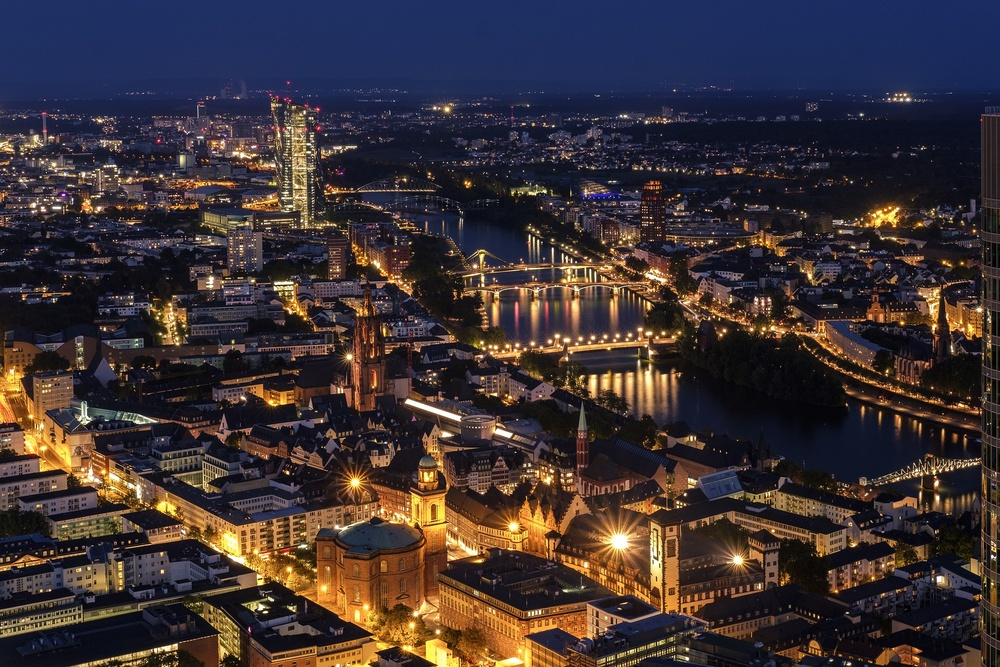
#> input picture _images/ville.jpg, 1000 x 667 px, shrunk from 1920 x 1280 before the run
$ python code.py
#> lines starting #> are read from the running program, lines starting #| are printed output that depends on the picture
from PIL import Image
from PIL import ImageDraw
from PIL import ImageFont

im = Image.open("../../_images/ville.jpg")
#> im is the input picture: PIL image 1000x667 RGB; mean R, G, B 61.5, 51, 53
font_path = "../../_utils/roboto.ttf"


def copyright(image, texte, opacity=1.0, rotation=30):
#> called with texte = 'Thibault', opacity = 0.5, rotation = -30
    image = image.convert("RGBA")
    texte_image = Image.new("RGBA", image.size, (255, 255, 255, 0))

    fontsize = 1
    font = ImageFont.truetype(font_path, fontsize)
    while font.getsize(texte)[0] < image.size[0]:
        fontsize += 1
        font = ImageFont.truetype(font_path, fontsize)
#> after the loop, fontsize = 277

    text_height = font.getsize(texte)[1]
#> text_height = 260
    pos = (0, (image.size[1] / 2) - (text_height / 2))
#> pos = (0, 203.5)

    d = ImageDraw.Draw(texte_image)
    d.text(pos, texte, fill=(255, 255, 255, round(opacity * 255)), font=font)

    texte_image = texte_image.rotate(rotation)

    return Image.alpha_composite(image, texte_image)
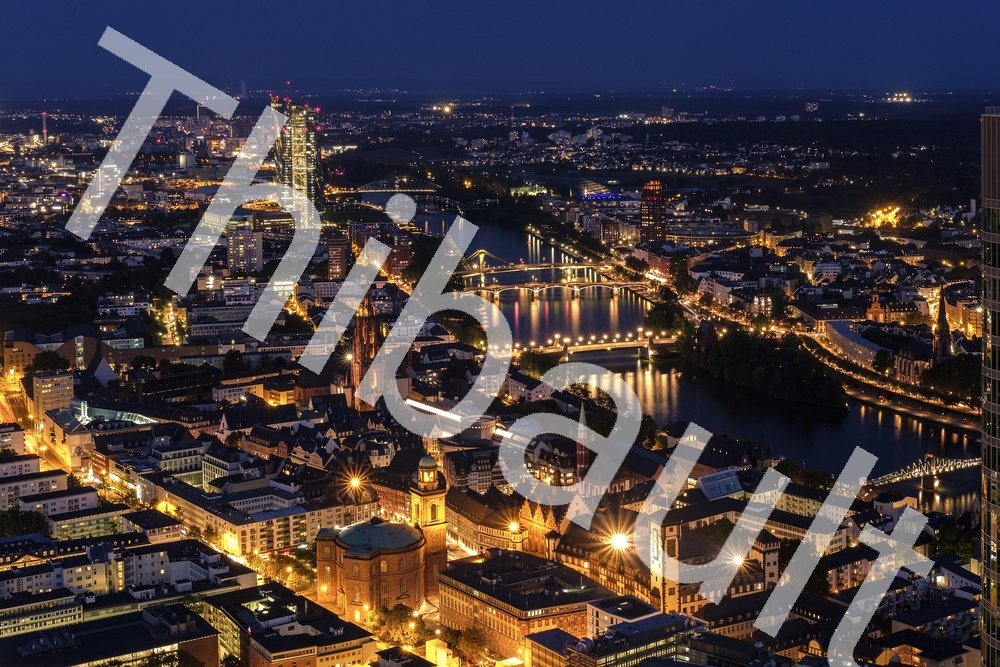
#> returned value: PIL image 1000x667 RGBA; mean R, G, B, A 70.3, 60.4, 62.6, 255


im_copyright = copyright(im, "Thibault", opacity=0.5, rotation=-30)
im_copyright.show()

$ run again, with _images/noiretblanc.jpg copied over _images/ville.jpg
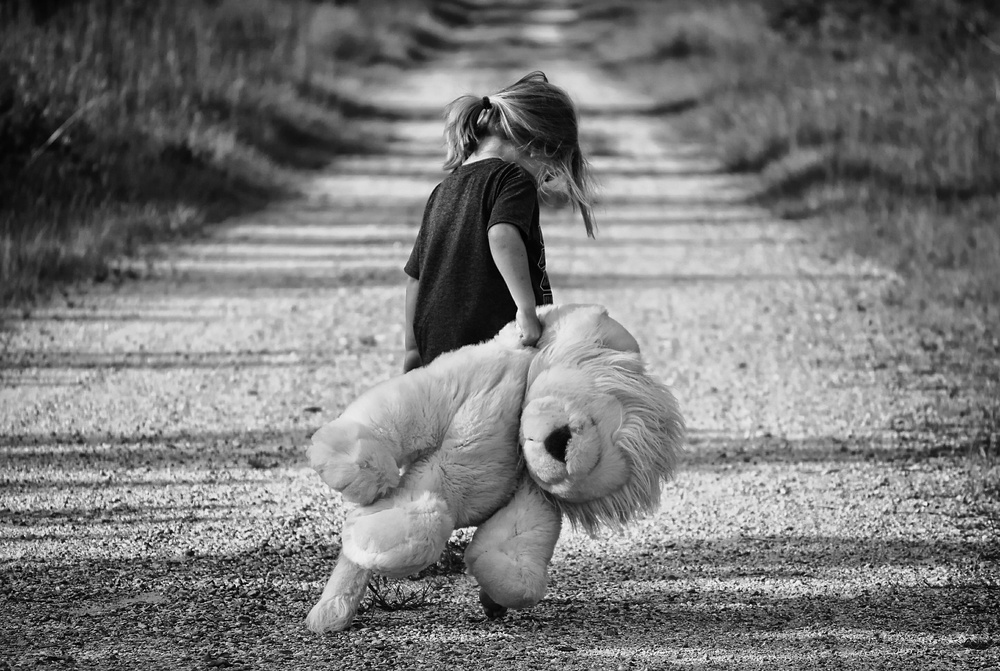
#> input picture _images/noiretblanc.jpg, 1000 x 671 px, shrunk from 1920 x 1288 before the run
#> im is the input picture: PIL image 1000x671 RGB; min 0, max 255, mean 120.4
#> in copyright, `return Image.alpha_composite(image, texte_image)`:
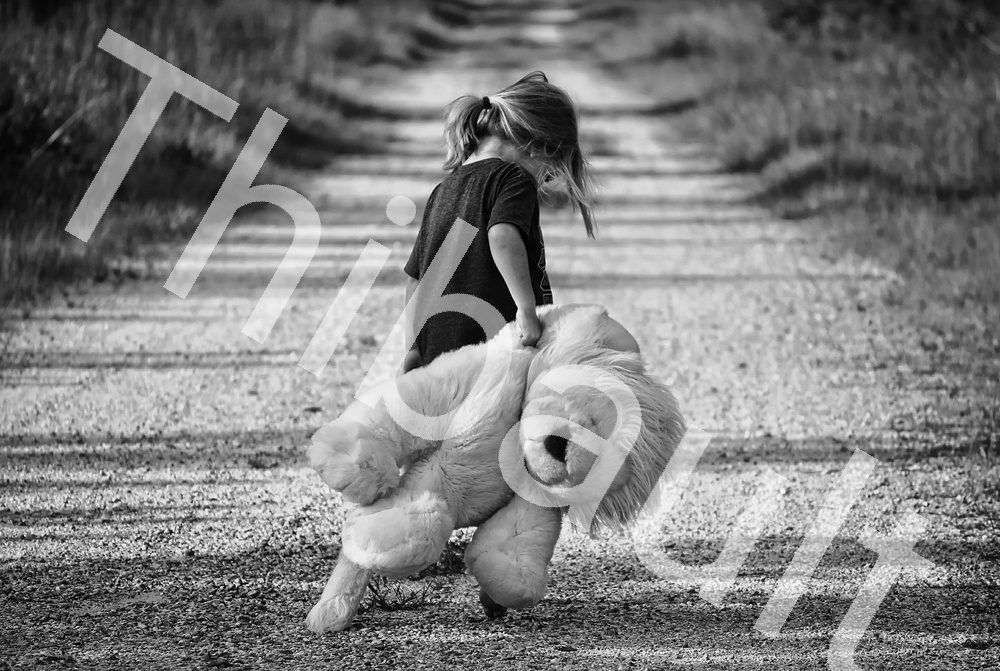
#> returned value: PIL image 1000x671 RGBA; mean R, G, B, A 126.6, 126.6, 126.6, 255

$ run again, with _images/portrait.jpg copied over _images/ville.jpg
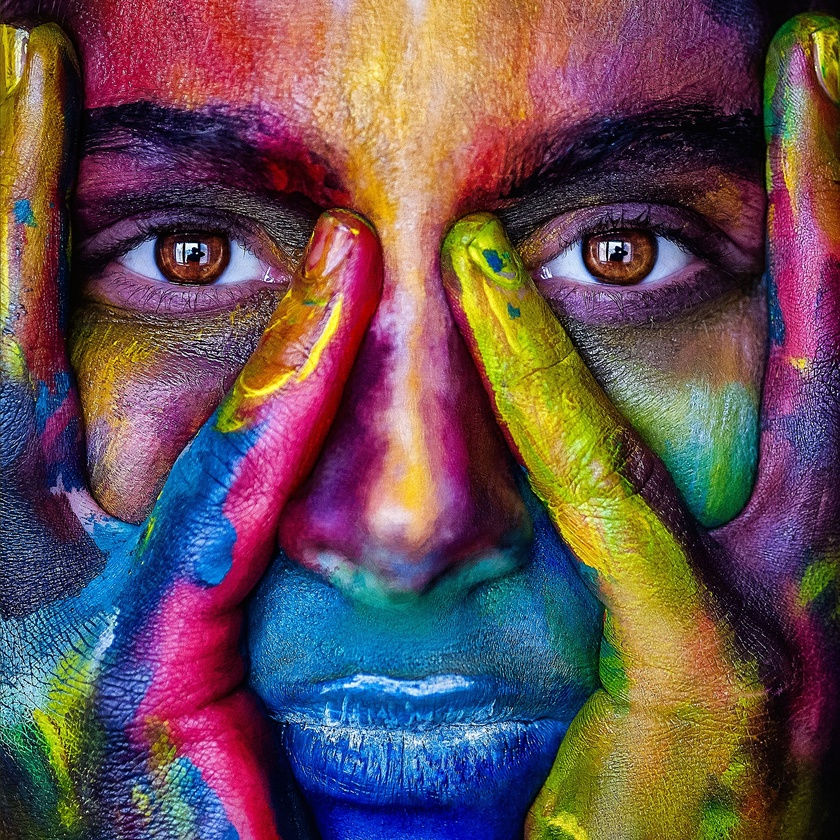
#> input picture _images/portrait.jpg, 840 x 840 px, shrunk from 1920 x 1920 before the run
#> im is the input picture: PIL image 840x840 RGB; mean R, G, B 103.3, 79.9, 84.6
#> in copyright, `return Image.alpha_composite(image, texte_image)`:
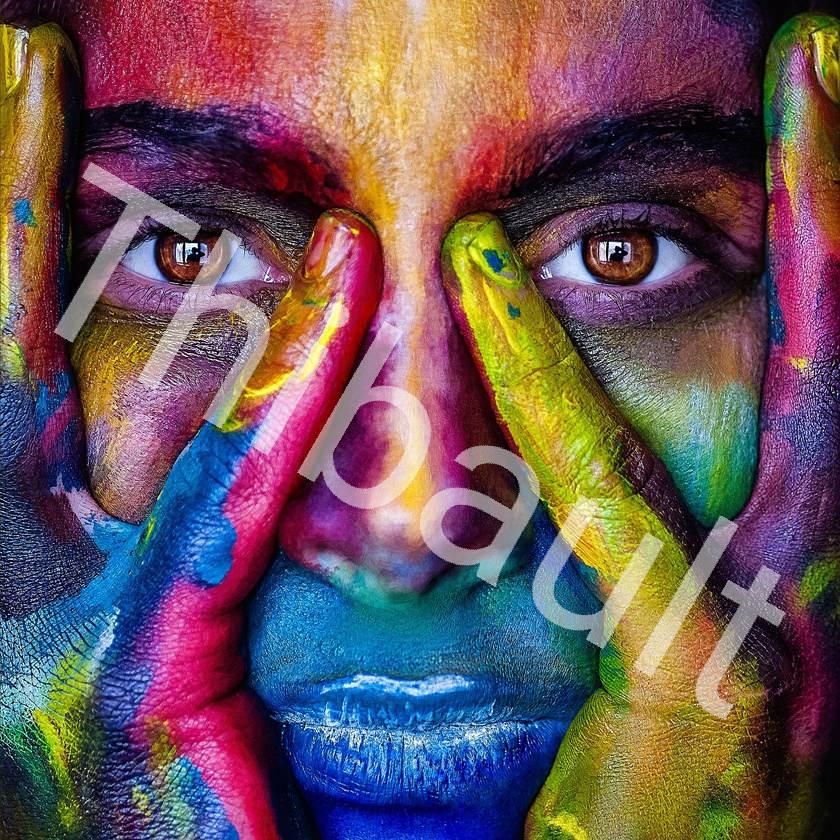
#> returned value: PIL image 840x840 RGBA; mean R, G, B, A 108, 85.6, 90.4, 255

$ run again, with _images/rose.jpg copied over _images/ville.jpg
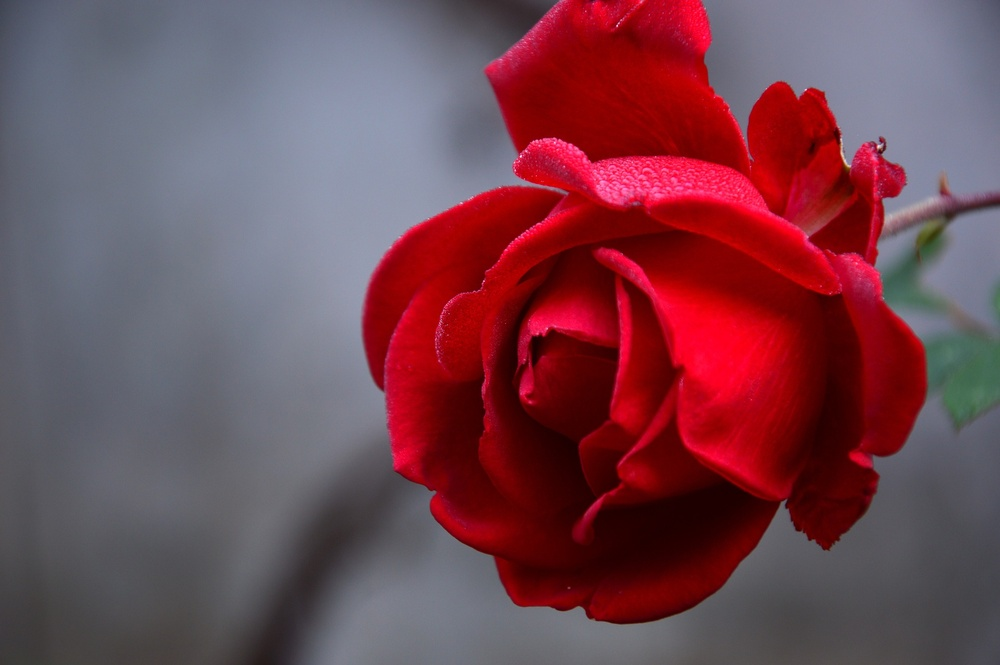
#> input picture _images/rose.jpg, 1000 x 665 px, shrunk from 1920 x 1276 before the run
#> im is the input picture: PIL image 1000x665 RGB; mean R, G, B 116.1, 69.8, 80.8
#> in copyright, `return Image.alpha_composite(image, texte_image)`:
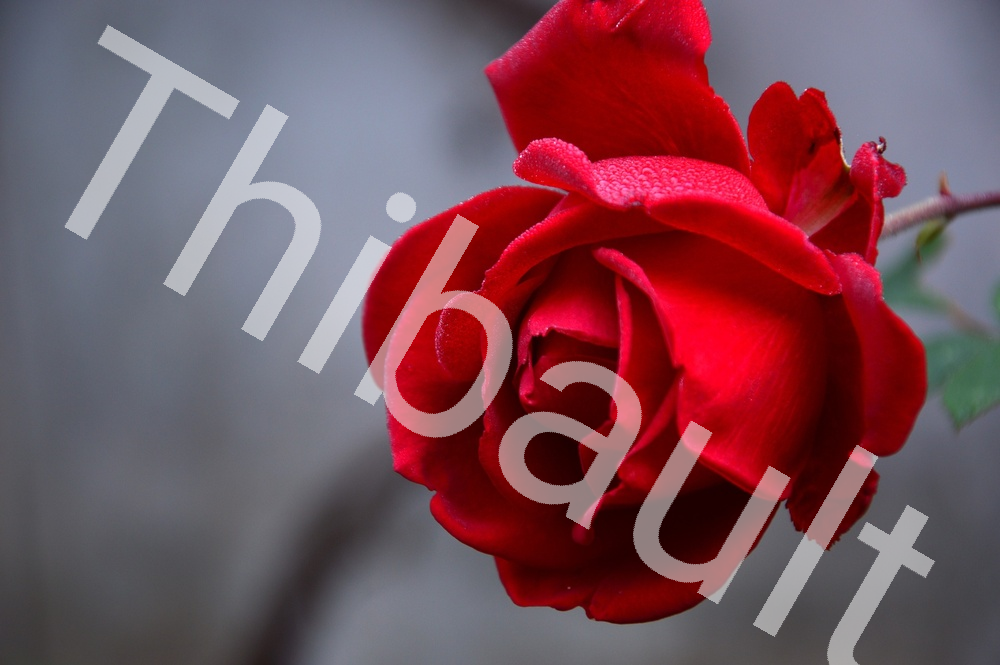
#> returned value: PIL image 1000x665 RGBA; mean R, G, B, A 122.9, 79, 89.5, 255
